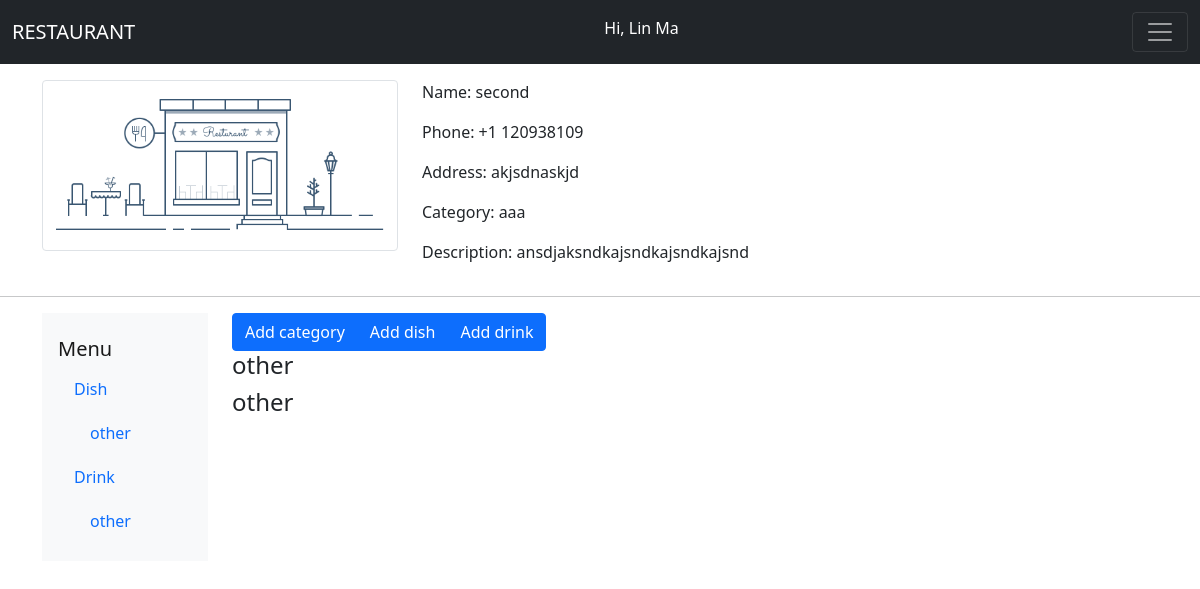
The page /profile/1 (signed in) on the database as committed earlier.
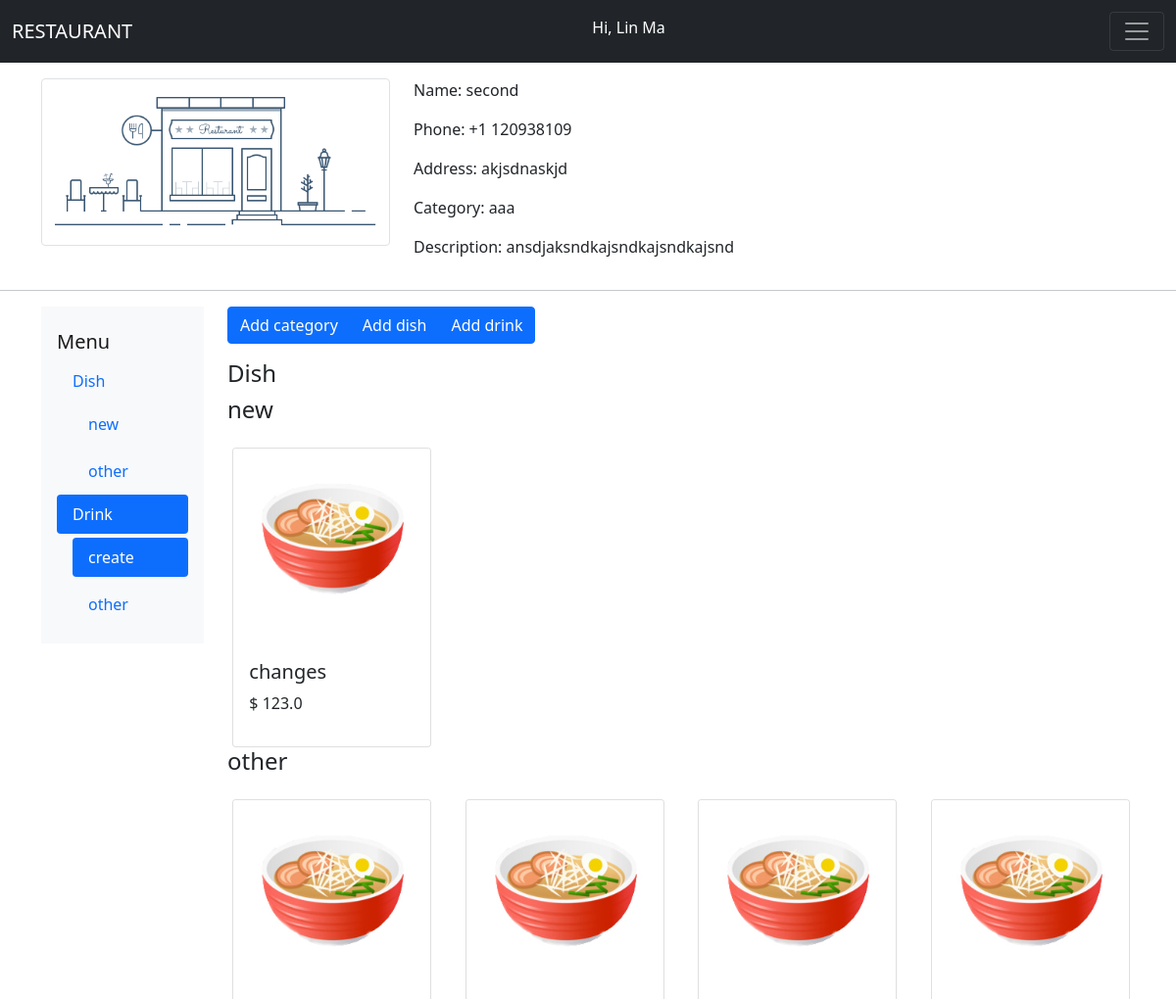
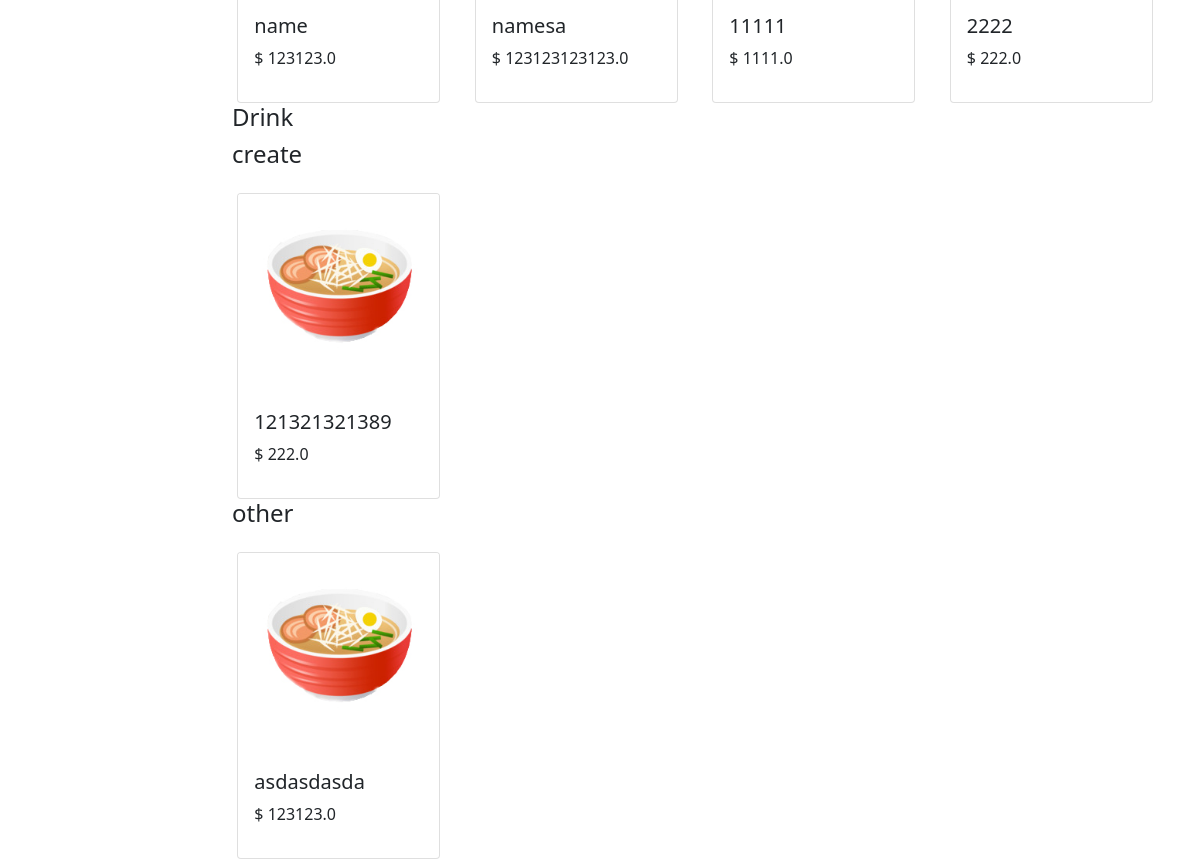
The same page on the database as committed later (2 pictures, top to bottom).
### app.py (models this page shows, shortened)
class User(db.Model):
    id = db.Column(db.Integer, primary_key = True)
    username = db.Column(db.String(30), nullable=False)
    password = db.Column(db.String(30), nullable=False)
    firstname = db.Column(db.String(40), nullable=False)
    lastname = db.Column(db.String(40), nullable=False)
    restaurants = db.relationship('Restaurant', backref='user')

class Restaurant(db.Model):
    id = db.Column(db.Integer, primary_key = True)
    name = db.Column(db.String(80), nullable=False)
    phone = db.Column(db.String(12), nullable=False)
    address = db.Column(db.String(80), nullable=False)
    category = db.Column(db.String(80), nullable=False)
    description = db.Column(db.String(300), nullable=False)
    menu = db.relationship('Menu', backref='restaurant')
    user_id = db.Column(db.Integer, db.ForeignKey('user.id'), nullable=False)

class Menu(db.Model):
    id = db.Column(db.Integer, primary_key = True)
    name = db.Column(db.String(80), nullable = False)
    price = db.Column(db.Float, nullable = False)
    description = db.Column(db.String(300), nullable=False)
    category = db.Column(db.String(80), nullable=False)
    isdish = db.Column(db.Boolean, nullable = False)
    restaurant_id = db.Column(db.Integer, db.ForeignKey('restaurant.id'), nullable=False)

### app.py (the view, shortened to what this page needs)
@app.route('/profile/<id>', methods = ['GET', 'POST'])
def edit(id):
    if (not session.get('user')):
        return redirect(url_for('index'))
    user = User.query.filter_by(username = session.get('user')[0]).first()
    res = Restaurant.query.filter_by(id = id).first()
    if len(res.menu)==0:
        check = False
    else:
        check = True
    if not res in user.restaurants:
        return redirect(url_for('profile'))
    return render_template('edit.jinja', id = id, res = res, check = check)

### templates/edit.jinja (shortened to what this page needs)
{% extends 'base.jinja' %}
{% block body %}
    <div class = "container">
        <div class = "row mt-3">
            <div class = "col-4">
                <img src = "{{url_for('static', filename = 'img/rest_default.png')}}" class="img-thumbnail" alt="..." style="width: 100%">
            </div>
            <div class = 'col-8'>
                <p>Name: {{res.name}}</p>
                <p>Phone: +1 {{res.phone}}</p>
                <p>Address: {{res.address}}</p>
                <p>Category: {{res.category}}</p>
                <p>Description: {{res.description}}</p>
            </div>
        </div>
    </div>
    <hr>
    <div class = "container">
        <div class = "row mt-3">
            <div class = "col-2">
                <nav id="navbar-example3" class="navbar navbar-light bg-light flex-column align-items-stretch p-3 nav-active">
                    <a class="navbar-brand" href="#">Menu</a>
                    <nav class="nav nav-pills flex-column">
                        <a class="nav-link " href="#dish_">Dish</a>
                        <nav class="nav nav-pills flex-column">
                            {%for each in res.menu%}
                                {%if each.name == 'new category created' and each.isdish == True%}
                                    <a class="nav-link ms-3 my-1" href='#{{each.category}}'>{{each.category}}</a>
                                {%endif%}
                            {%endfor%}
                            <a class="nav-link ms-3 my-1" href="#other-di">other</a>
                        </nav>
                        <a class="nav-link" href="#drink_">Drink</a>
                        <nav class="nav nav-pills flex-column">
                        {%for each in res.menu%}
                            {%if each.name == 'new category created' and each.isdish == False%}
                                <a class="nav-link ms-3 my-1" href='#{{each.category}}'>{{each.category}}</a>
                            {%endif%}
                        {%endfor%}
                        <a class="nav-link ms-3 my-1" href="#other-dr">other</a>
                        </nav>
                    </nav>
                </nav>
            </div>
            <div class = "col-10">
                <div data-bs-spy="scroll" data-bs-target="#navbar-example3" data-bs-offset="0" tabindex="0">
                    <div class="btn-group" role="group" aria-label="Basic outlined example">
                        <button type="button" class="btn btn-primary" data-bs-toggle="modal" data-bs-target="#add_cate">Add category</button>
                        <button type="button" class="btn btn-primary" data-bs-toggle="modal" data-bs-target="#add_dish">Add dish</button>
                        <button type="button" class="btn btn-primary" data-bs-toggle="modal" data-bs-target="#add_drink">Add drink</button>
                    </div>
                    {%if check == True%}
                        <h4 id="dish_" class="mt-3">Dish</h4>
                    {%endif%}
                    <div class="row">
                        {% for each in res.menu%}
                            {%if each.isdish == True and each.name == 'new category created'%}
                                <h4 id="{{each.category}}">{{each.category}}</h4>
                                {%for item in res.menu%}
                                    {% if item.category == each.category and item.name != 'new category created'%}
                                        <div class = "col-3">
                                            <div class="card mx-auto mt-3" style="width: 95%">
                                                <img src = "{{url_for('static', filename = 'img/dish_default.jpg')}}" class="card-img-top" alt="...">
                                                <div class="card-body">
                                                    <h5 class="card-title">{{item.name}}</h5>
                                                    <p class="card-text">$ {{item.price}}</p>
                                                </div>
                                            </div>
                                        </div>
                                    {%endif%}
                                {%endfor%}
                            {%endif%}
                        {%endfor%}
                        <h4 id="other-di">other</h4>
                        {%for each in res.menu%}
                            {%if each.category == 'other' and each.isdish == True%}
                                <div class = "col-3">
                                    <div class="card mx-auto mt-3" style="width: 95%">
                                        <img src = "{{url_for('static', filename = 'img/dish_default.jpg')}}" class="card-img-top" alt="...">
                                        <div class="card-body">
                                            <h5 class="card-title">{{each.name}}</h5>
                                            <p class="card-text">$ {{each.price}}</p>
                                        </div>
                                    </div>
                                </div>
                            {%endif%}
                        {%endfor%}
                    </div>
                    {%if check == True%}
                        <h4 id="drink_">Drink</h4>
                    {%endif%}
                    <div class="row">
                        {% for each in res.menu%}
                            {%if each.isdish == False and each.name == 'new category created'%}
                                <h4 id="{{each.category}}">{{each.category}}</h4>
                                {%for item in res.menu%}
                                    {% if item.category == each.category and item.name != 'new category created'%}
                                        <div class = "col-3">
                                            <div class="card mx-auto mt-3" style="width: 95%">
                                                <img src = "{{url_for('static', filename = 'img/dish_default.jpg')}}" class="card-img-top" alt="...">
                                                <div class="card-body">
                                                    <h5 class="card-title">{{item.name}}</h5>
                                                    <p class="card-text">$ {{item.price}}</p>
                                                </div>
                                            </div>
                                        </div>
                                    {%endif%}
                                {%endfor%}
                            {%endif%}
                        {%endfor%}
                        <h4 id="other-di">other</h4>
                        {%for each in res.menu%}
                            {%if each.category == 'other' and each.isdish == False%}
                                <div class = "col-3">
                                    <div class="card mx-auto mt-3" style="width: 95%">
                                        <img src = "{{url_for('static', filename = 'img/dish_default.jpg')}}" class="card-img-top" alt="...">
                                        <div class="card-body">
                                            <h5 class="card-title">{{each.name}}</h5>
                                            <p class="card-text">$ {{each.price}}</p>
                                        </div>
                                    </div>
                                </div>
                            {%endif%}
                        {%endfor%}
                </div>
            </div>
        </div>
    </div>
{% endblock %}

### templates/base.jinja (shortened to what this page needs)
<html>
    <head>
        <link href="https://cdn.jsdelivr.net/npm/bootstrap@5.0.2/dist/css/bootstrap.min.css" rel="stylesheet">
    </head>
    <body>
        <nav class="navbar navbar-dark bg-dark">
        <div class="container-fluid">
            <a class="navbar-brand" href="{{url_for('index')}}">RESTAURANT</a>
            {% if session.get('user') %}
                <p class="text-white mt-2">Hi, {{session.get('user')[1]}} {{session.get('user')[2]}}</p>
            {% endif %}
            <button class="navbar-toggler" type="button" data-bs-toggle="collapse" data-bs-target="#navbarNavAltMarkup" aria-controls="navbarNavAltMarkup" aria-expanded="false" aria-label="Toggle navigation">
            <span class="navbar-toggler-icon"></span>
            </button>
        </div>
        </nav>
        {% block body %}{% endblock %}
    </body>
</html>

Rows that differ between the two databases and show on the page:
added Menu: category "new"
added Menu: category "create"
added Menu: name "changes", price "123.0", shown under "new"
added Menu: name "name", price "123123.0", shown under "other"
added Menu: name "namesa", price "123123123123.0", shown under "other"
added Menu: name "11111", price "1111.0", shown under "other"
added Menu: name "2222", price "222.0", shown under "other"
added Menu: name "121321321389", price "222.0", shown under "create"
added Menu: name "asdasdasda", price "123123.0", shown under "other"
Other text that changed with them:
text now shown: "Dish Drink"
